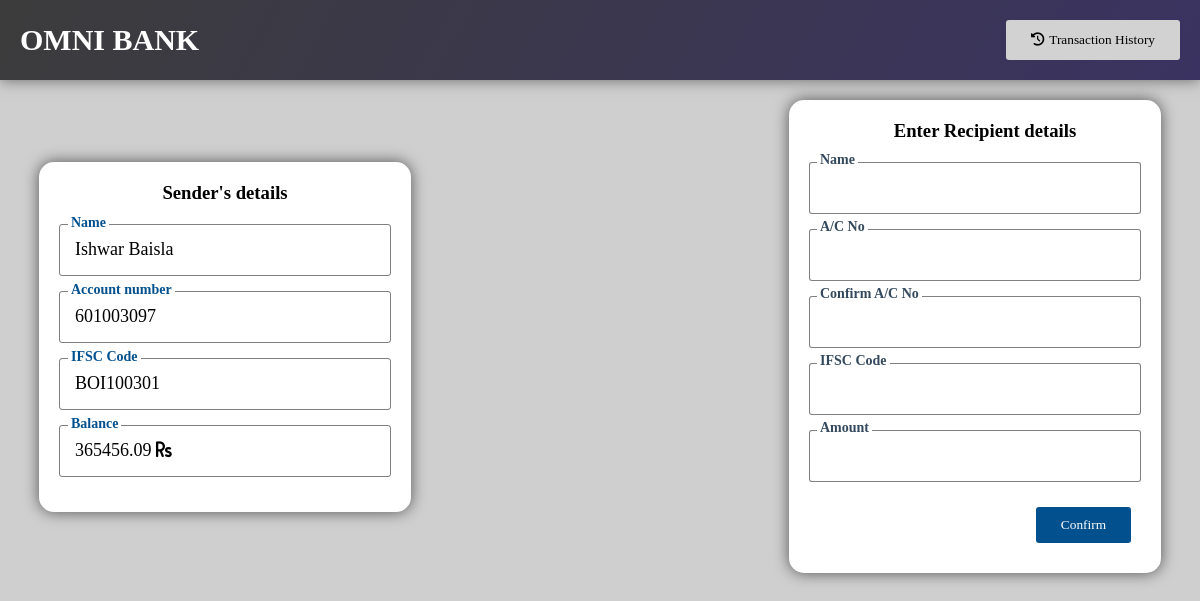
The app's page /transaction.php?c_id=3 with its own data.
### tables this page shows
CREATE TABLE `customers` (
  `customer_id` int(100) NOT NULL,
  `name` varchar(50) NOT NULL,
  `account_num` varchar(20) NOT NULL,
  `IFSC_Code` varchar(10) NOT NULL,
  `email` varchar(40) NOT NULL,
  `contact_num` varchar(15) NOT NULL,
  `location` varchar(30) NOT NULL,
  `State` varchar(20) NOT NULL,
  `current_balance` double NOT NULL
);

### transaction.php (the view, shortened to what this page needs)
<?php
    require_once("connection.php");
    $name = '';
    $recipient_account_num = '';
    if(isset($_GET['c_id'])){
        $customer_id = $_GET['c_id'];
        $sql = "SELECT name, account_num, IFSC_Code, current_balance FROM customers WHERE customer_id='$customer_id'";
        $result = $conn->query($sql);
        if($result->num_rows == 1){
            $row = $result->fetch_assoc();
            $sender_name = $row['name'];
            $sender_acc_num = $row['account_num'];
            $sender_ifsc_code = $row['IFSC_Code'];
            $sender_balance = $row['current_balance'];
        }
        else {
            header('Location: index.php');
            $_SESSION['message'] = 'Invalid customer ID';
            $_SESSION['message-css'] = 'error-msg';
            exit;
        }
    }
    else{
        $_SESSION['message'] = 'Invalid customer ID';
        $_SESSION['message-css'] = 'error-msg';
        header('Location: index.php');
        exit;
    }
?>
<!DOCTYPE html>
<html lang="en">
<head>
    <link rel="stylesheet" href="public/CSS/styles.css">
</head>
<body>
    <?php require 'includes/header.php'; ?>
        <div class="flex-row mt-20px pb-50px">
            <div class="child">
                <div class="flex-col trans-card z-index-10 shadow">
                    <h3 class="mb-20px t-c">
                        Sender's details
                    </h3>
                    <div class="sender-detail">
                        <label>Name </label>
                        <div><?php echo $sender_name; ?></div>
                    </div>
                    <div class="sender-detail">
                        <label>Account number </label>
                        <div><?php echo $sender_acc_num; ?></div>
                    </div>
                    <div class="sender-detail">
                        <label>IFSC Code </label>
                        <div><?php echo $sender_ifsc_code; ?></div>
                    </div>
                    <div class="sender-detail">
                        <label>Balance </label>
                        <div><?php echo $sender_balance; ?> <i class="fas fa-rupee-sign"></i></div>
                    </div>
                </div>
            </div>
            <div class="partition">
                <?php require 'includes/transfer-animation.php'; ?>
            </div>
            <div class="child">
                <div class="flex-col trans-card z-index-10 shadow">
                    <h3 class="mb-20px ml-20px t-c">
                    Enter Recipient details
                    </h3>
                    <form id="transaction-form" action="" method="post" class="form">
                        <div class="input-container">
                            <label for="name" >Name </label>
                            <input class="transaction-input" type="text" name="name" class="input" value="<?php echo $name; ?>">
                        </div>
                        <div class="input-container">
                            <label for="account_num">A/C No </label>
                            <input class="transaction-input" type="number" name="account_num" class="input" value="<?php echo $recipient_account_num; ?>">
                        </div>
                        <div class="input-container">
                            <label for="c_account_num">Confirm A/C No </label>
                            <input class="transaction-input" type="number" name="c_account_num" class="input" >
                        </div>
                        <div class="input-container">
                            <label for="ifsc_code">IFSC Code </label>
                            <input class="transaction-input" type="text" name="ifsc_code" class="input" >
                        </div>
                        <div class="input-container">
                            <label for="amount">Amount </label>
                            <input class="transaction-input" type="number" step="0.000001" name="amount" class="input" >
                        </div>
                        <div class="button-container">
                            <button id="make-transaction-btn" type="submit" class="button">Confirm</button>
                        </div>
                    </form>
                </div>
            </div>
        </div>
</body>
</html>

### Public/CSS/styles.css (style rules this page uses)
* { margin: 0; padding: 0; font-family: -webkit-pictograph; }
.child { flex: 1; display: flex; flex-direction: column; align-items: center; justify-content: center; }
.trans-card { background: white; border-radius: 15px; margin: 0px 35px; padding: 20PX; }
form { background: white; }
.input-container { position: relative; margin-bottom: 15px; }
.input-container > input { border : 0.5px solid rgba(0,0,0,0.5); border-radius: 3px; height: 50px; padding : 0px 15px; width: 300px; font-size : 18px; }
.input-container > label { position: absolute; left : 8px; top : -10px; background: white; padding : 0px 3px; color : #34495e; transition: 400ms; font-size: 14px; font-weight: 600; }
.sender-detail { display: flex; justify-content: flex-start; align-items: center; border : 0.5px solid rgba(0,0,0,0.5); border-radius: 3px; height: 50px; padding : 0px 15px; width: 300px; font-size : 18px; position: relative; margin-bottom: 15px; }
.sender-detail > label { position: absolute; left : 8px; top : -10px; background: white; padding : 0px 3px; color : rgb(2 80 142); transition: 400ms; font-size: 14px; font-weight: 600; }
.button-container { display: flex; justify-content: flex-end; }
.button { padding: 10px 25px; border-radius: 3px; border: none; background: rgb(2 80 142); color: white; margin: 10px; }
.partition { display: flex; color: #ffffff; }
.shadow { box-shadow: 0px 0px 15px 0px rgb(0 0 0 / 60%); }
input[type=number] { -moz-appearance: textfield; }
.flex-row { display: flex; flex-direction: row; }
.flex-col { display: flex; flex-direction: column; }
.mb-20px { margin-bottom: 20px; }
.mt-20px { margin-top: 20px; }
.ml-20px { margin-left: 20px; }
.pb-50px { padding-bottom: 50px; }
.t-c { text-align: center; }
.z-index-10 { z-index: 10; }

### transaction.php (style rules this page uses)
body { background: rgb(207 207 207); }

### records on screen
customers: name "Ishwar Baisla", account_num "601003097", IFSC_Code "BOI100301", current_balance "365456.09"
